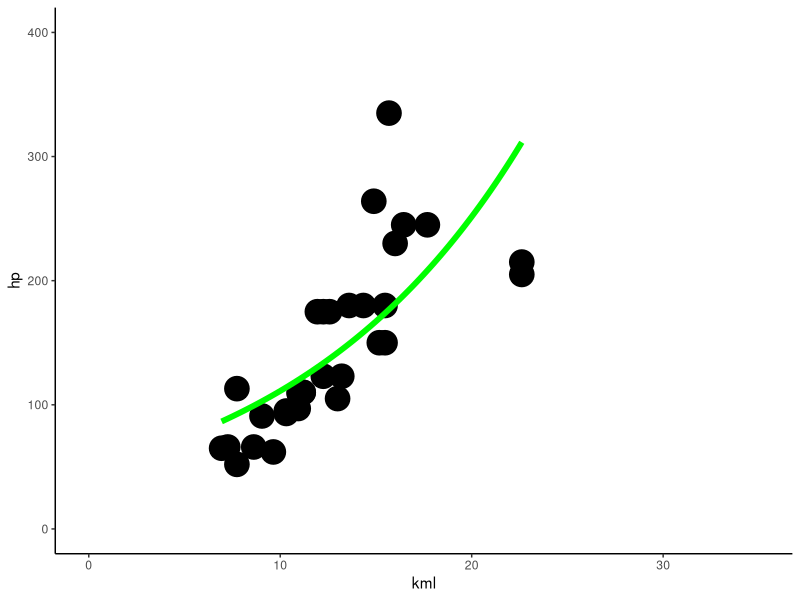
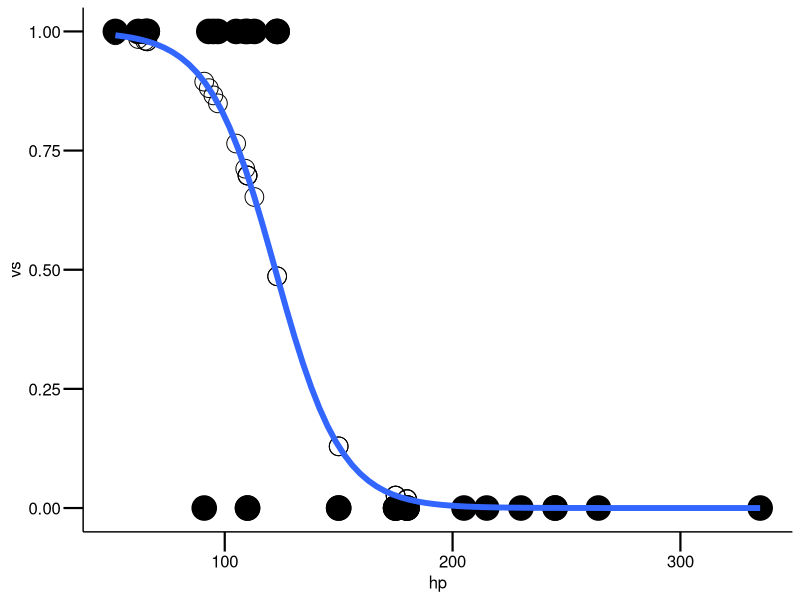
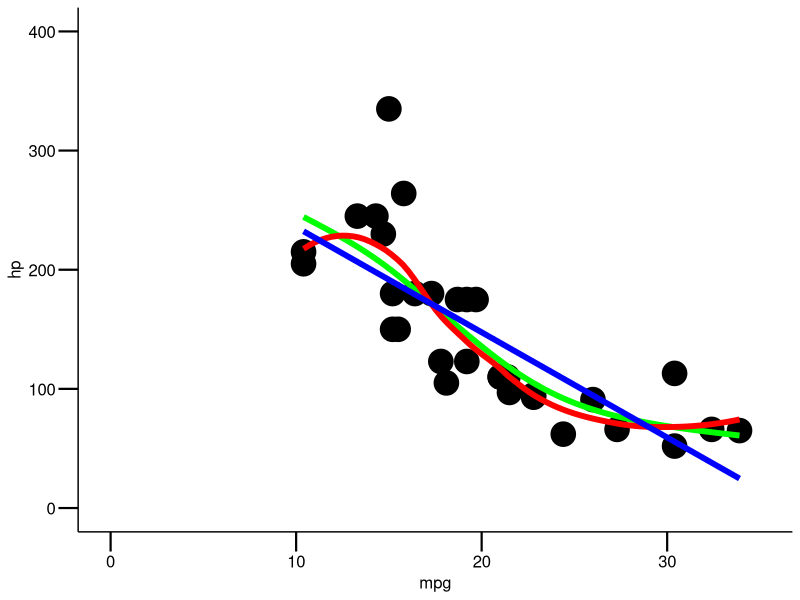
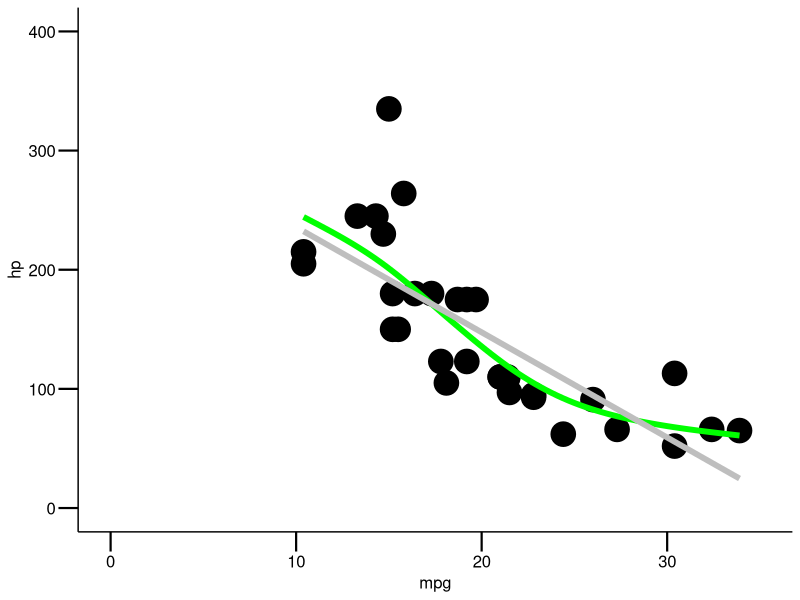

Recreate these plots in R, in order.
## ---- chunk 1
#| include: true

library("ggplot2")
library("dplyr")

mytheme <-
  theme_classic() +
  theme(
    axis.line = element_line(color = "black"),
    axis.text = element_text(size = 12, color = "black"),
    axis.title = element_text(size = 12, color = "black"),
    axis.ticks = element_line(size = .75, color = "black"),
    axis.ticks.length = unit(.5, "cm")
  )
## ---- chunk 2
############
# quasipoisson regression
############

cars <- mtcars |>
  mutate(kml = (235.214583 / mpg))

glm.poisson <- glm(hp ~ kml, data = cars, family = "poisson")

summary(glm.poisson) # klare overdisperion

# deshalb quasipoisson
glm.quasipoisson <- glm(hp ~ kml, data = cars, family = quasipoisson(link = log))

summary(glm.quasipoisson)

# visualisiere
ggplot2::ggplot(cars, aes(x = kml, y = hp)) +
  geom_point(size = 8) +
  geom_smooth(
    method = "glm", method.args = list(family = "poisson"), se = F,
    color = "green", size = 2
  ) +
  scale_x_continuous(limits = c(0, 35)) +
  scale_y_continuous(limits = c(0, 400)) +
  theme_classic()

# Rücktransformation meines Outputs für ein besseres Verständnis
glm.quasi.back <- exp(coef(glm.quasipoisson))

# für ein schönes ergebnis
glm.quasi.back |>
  broom::tidy() |>
  knitr::kable(digits = 3)

# for more infos, also for posthoc tests
# here: https://rcompanion.org/handbook/J_01.html
## ---- chunk 3
############
# logistische regression
############

cars <- mtcars

# erstelle das modell
glm.binar <- glm(vs ~ hp, data = cars, family = binomial(link = logit)) 

#achtung Model gibt Koeffizienten als logit() zurück
summary(glm.binar)

# überprüfe das modell
cars$predicted <- predict(glm.binar, type = "response")

# visualisiere
ggplot(cars, aes(x = hp, y = vs)) +    
  geom_point(size = 8) +
  geom_point(aes(y = predicted), shape  = 1, size = 6) +
  guides(color = "none") +
  geom_smooth(method = "glm", method.args = list(family = 'binomial'), 
              se = FALSE,
              size = 2) +
  # geom_smooth(method = "lm", color = "red", se = FALSE) +
  mytheme

#Modeldiagnostik (wenn nicht signifikant, dann OK)
1 - pchisq(glm.binar$deviance,glm.binar$df.resid)  

#Modellgüte (pseudo-R²)
1 - (glm.binar$dev / glm.binar$null)  

#Steilheit der Beziehung (relative Änderung der odds von x + 1 vs. x)
exp(glm.binar$coefficients[2])

#LD50 (wieso negativ: weil zweiter koeffizient negative steigung hat)
abs(glm.binar$coefficients[1]/glm.binar$coefficients[2])

# kreuztabelle (confusion matrix): fasse die ergebnisse aus predict und 
# "gegebenheiten, realität" zusammen
tab1 <- table(cars$predicted>.5, cars$vs)
dimnames(tab1) <- list(c("M:S-type","M:V-type"), c("T:S-type", "T:V-type"))
tab1 

prop.table(tab1, 2) 
#was könnt ihr daraus ablesen? Ist unser Modell genau?

# Funktion die die logits in Wahrscheinlichkeiten transformiert
# mehr infos hier: https://sebastiansauer.github.io/convert_logit2prob/
# dies ist interessant, falls ihr mal ein kategorialer Prädiktor habt
logit2prob <- function(logit){
  odds <- exp(logit)
  prob <- odds / (1 + odds)
  return(prob)
}
## ---- chunk 4
###########
# LOESS & GAM
###########

ggplot2::ggplot(mtcars, aes(x = mpg, y = hp)) +
  geom_point(size = 8) +
  geom_smooth(method = "gam", se = F, color = "green", size = 2, formula = y ~ s(x, bs = "cs")) +
  geom_smooth(method = "loess", se = F, color = "red", size = 2) +
  geom_smooth(method = "glm", size = 2, color = "blue", se = F) +
  scale_x_continuous(limits = c(0, 35)) +
  scale_y_continuous(limits = c(0, 400)) +
  mytheme

ggplot2::ggplot(mtcars, aes(x = mpg, y = hp)) +
  geom_point(size = 8) +
  geom_smooth(method = "gam", se = F, color = "green", size = 2, formula = y ~ s(x, bs = "cs")) +
  # geom_smooth(method = "loess", se = F, color = "red", size = 2) +
  geom_smooth(method = "glm", size = 2, color = "grey", se = F) +
  scale_x_continuous(limits = c(0, 35)) +
  scale_y_continuous(limits = c(0, 400)) +
  mytheme
